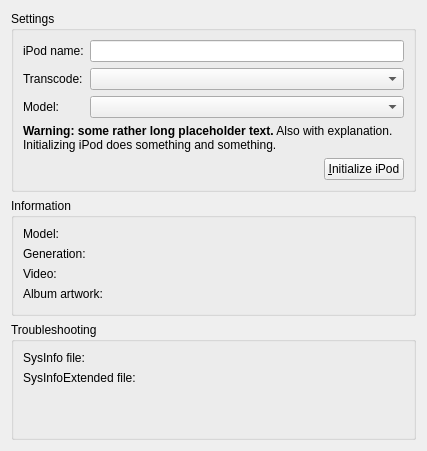
<?xml version="1.0" encoding="UTF-8"?>
<ui version="4.0">
 <class>IpodConfiguration</class>
 <widget class="QWidget" name="IpodConfiguration">
  <property name="geometry">
   <rect>
    <x>0</x>
    <y>0</y>
    <width>427</width>
    <height>451</height>
   </rect>
  </property>
  <property name="windowTitle">
   <string>iPod device configuration</string>
  </property>
  <layout class="QVBoxLayout" name="verticalLayout">
   <item>
    <widget class="QGroupBox" name="settingsGroupBox">
     <property name="title">
      <string>Settings</string>
     </property>
     <layout class="QFormLayout" name="settingsGroupBoxLayout">
      <item row="0" column="0">
       <widget class="QLabel" name="nameLabel">
        <property name="text">
         <string>iPod name:</string>
        </property>
       </widget>
      </item>
      <item row="0" column="1">
       <widget class="QLineEdit" name="nameLineEdit"/>
      </item>
      <item row="1" column="0">
       <widget class="QLabel" name="transcodeLabel">
        <property name="text">
         <string>Transcode:</string>
        </property>
       </widget>
      </item>
      <item row="1" column="1">
       <widget class="Transcoding::SelectConfigWidget" name="transcodeComboBox">
        <property name="sizeAdjustPolicy">
         <enum>QComboBox::AdjustToContents</enum>
        </property>
       </widget>
      </item>
      <item row="2" column="0">
       <widget class="QLabel" name="modelComboLabel">
        <property name="text">
         <string>Model:</string>
        </property>
       </widget>
      </item>
      <item row="2" column="1">
       <widget class="QComboBox" name="modelComboBox"/>
      </item>
      <item row="3" column="0" colspan="2">
       <widget class="QLabel" name="initializeLabel">
        <property name="enabled">
         <bool>true</bool>
        </property>
        <property name="text">
         <string notr="true">&lt;b&gt;Warning: some rather long placeholder text.&lt;/b&gt; Also with explanation. Initializing iPod does something and something.</string>
        </property>
        <property name="wordWrap">
         <bool>true</bool>
        </property>
        <property name="openExternalLinks">
         <bool>true</bool>
        </property>
       </widget>
      </item>
      <item row="4" column="0" colspan="2">
       <layout class="QHBoxLayout" name="horizontalLayout">
        <item>
         <spacer name="horizontalSpacer">
          <property name="orientation">
           <enum>Qt::Horizontal</enum>
          </property>
          <property name="sizeHint" stdset="0">
           <size>
            <width>40</width>
            <height>0</height>
           </size>
          </property>
         </spacer>
        </item>
        <item>
         <widget class="QPushButton" name="initializeButton">
          <property name="text">
           <string>&amp;Initialize iPod</string>
          </property>
         </widget>
        </item>
       </layout>
      </item>
     </layout>
    </widget>
   </item>
   <item>
    <widget class="QGroupBox" name="infoGroupBox">
     <property name="title">
      <string>Information</string>
     </property>
     <layout class="QFormLayout" name="infoGroupBoxLayout">
      <item row="0" column="0">
       <widget class="QLabel" name="modelLabel">
        <property name="text">
         <string>Model:</string>
        </property>
       </widget>
      </item>
      <item row="0" column="1">
       <widget class="QLabel" name="modelPlaceholer">
        <property name="text">
         <string notr="true">&lt;modelplaceholer&gt;</string>
        </property>
       </widget>
      </item>
      <item row="1" column="0">
       <widget class="QLabel" name="generationLabel">
        <property name="text">
         <string>Generation:</string>
        </property>
       </widget>
      </item>
      <item row="1" column="1">
       <widget class="QLabel" name="generationPlaceholder">
        <property name="text">
         <string notr="true">&lt;generationplaceholer&gt;</string>
        </property>
       </widget>
      </item>
      <item row="2" column="0">
       <widget class="QLabel" name="videoLabel">
        <property name="text">
         <string>Video:</string>
        </property>
       </widget>
      </item>
      <item row="2" column="1">
       <widget class="QLabel" name="videoPlaceholder">
        <property name="text">
         <string notr="true">&lt;videoplaceholder&gt;</string>
        </property>
       </widget>
      </item>
      <item row="3" column="0">
       <widget class="QLabel" name="albumArtworkLabel">
        <property name="text">
         <string>Album artwork:</string>
        </property>
       </widget>
      </item>
      <item row="3" column="1">
       <widget class="QLabel" name="albumArtworkPlaceholder">
        <property name="text">
         <string notr="true">&lt;artworkplaceholder&gt;</string>
        </property>
       </widget>
      </item>
     </layout>
    </widget>
   </item>
   <item>
    <widget class="QGroupBox" name="troubleshootingGroupBox">
     <property name="title">
      <string>Troubleshooting</string>
     </property>
     <layout class="QFormLayout" name="troubleshootingGroupBoxLayout">
      <item row="0" column="0">
       <widget class="QLabel" name="sysInfoLabel">
        <property name="text">
         <string>SysInfo file:</string>
        </property>
       </widget>
      </item>
      <item row="0" column="1">
       <widget class="QLabel" name="sysInfoPlaceholder">
        <property name="text">
         <string notr="true">&lt;placeholder&gt;</string>
        </property>
       </widget>
      </item>
      <item row="1" column="0">
       <widget class="QLabel" name="sysInfoExtendedLabel">
        <property name="text">
         <string>SysInfoExtended file:</string>
        </property>
       </widget>
      </item>
      <item row="1" column="1">
       <widget class="QLabel" name="sysInfoExtendedPlaceholder">
        <property name="text">
         <string notr="true">&lt;placeholder&gt;</string>
        </property>
       </widget>
      </item>
      <item row="2" column="0" colspan="2">
       <widget class="QLabel" name="notesPlaceholder">
        <property name="text">
         <string notr="true">&lt;multi line notes placeholder&gt;</string>
        </property>
        <property name="wordWrap">
         <bool>true</bool>
        </property>
        <property name="openExternalLinks">
         <bool>true</bool>
        </property>
        <property name="textInteractionFlags">
         <set>Qt::LinksAccessibleByKeyboard|Qt::LinksAccessibleByMouse</set>
        </property>
       </widget>
      </item>
     </layout>
    </widget>
   </item>
  </layout>
 </widget>
 <customwidgets>
  <customwidget>
   <class>Transcoding::SelectConfigWidget</class>
   <extends>QComboBox</extends>
   <header>transcoding/TranscodingSelectConfigWidget.h</header>
  </customwidget>
 </customwidgets>
 <resources/>
 <connections/>
</ui>
